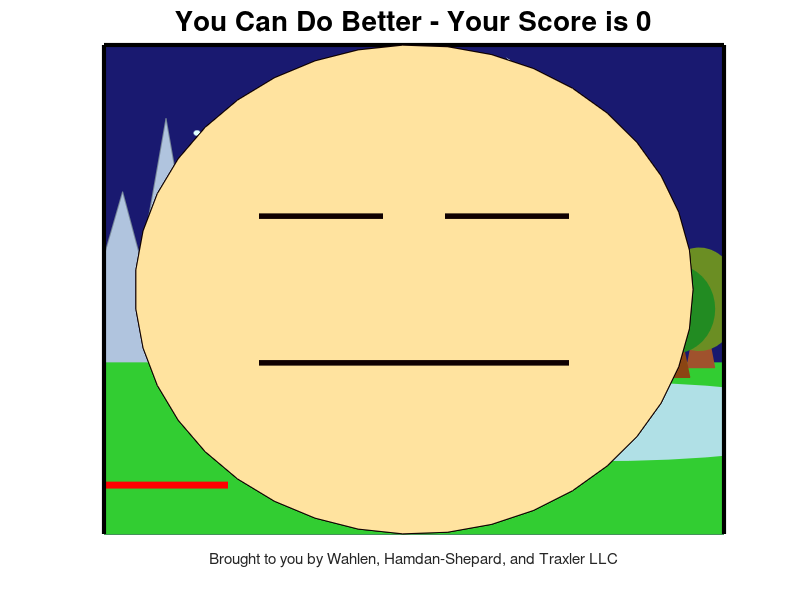

Write the MATLAB code that produced this figure.

function pong_basic
%Modified the pong code by David Buckingham
%https://www.mathworks.com/matlabcentral/fileexchange/31177-dave-s-matlab-pong

%%%%%% main part of the code %%%
global game_over

close all
initData  %first function, initialize the data variables
initFigure %second function, initialize the figure

% insert background images here

while ~game_over %runs till game_over = 1
    moveBall; %third function, compute ball movement including collision detection
    movePaddle; %fourth function, compute paddle position based on user input. 
    refreshPlot; %fifth function, refresh plot based on moveBall and movePaddle
end

%%%%%%%%%%%%%%%%%%%%%%%%%%%%%%%%%%%%%%%%%%%%%%%%%%%%
function initData %first function, initialize the data variables
%%%%%%%%%%%%%%%%%%%%%%%%%%%%%%%%%%%%%%%%%%%%%%%%%%%%
global WALL_X_MIN WALL_X_MAX WALL_Y_MIN WALL_Y_MAX
global PADDLE_WIDTH BALL_SIZE 
global BALL_INIT_VX BALL_INIT_VY DT DELAY
global PADDLE_VX PADDLE_SPEED 
global game_over level

level = 0;
game_over = 0;
WALL_X_MIN = 0;
WALL_X_MAX = 100;
WALL_Y_MIN = 0;
WALL_Y_MAX = 100;
PADDLE_WIDTH = 20;
BALL_SIZE = 20;
BALL_INIT_VX = -0.75; % og= -2 for both x & y but too faast, changed DT to 0.2 but ball went through paddle P:
BALL_INIT_VY = -2; % og= -2
PADDLE_VX = 0;
PADDLE_SPEED =1.5 ; % og=1.5
DT = 0.5; %CHANGE ME TO CHANGE SPEEDDDDD OF BALL :0 LOLOL (sab wuz here) og=0.5
DELAY = 0.001;

%%%%%%%%%%%%%%%%%%%%%%%%%%%%%%%%%%%%%%%%%%%%%%%%%%%%
function initFigure %second function, initialize the figure
%%%%%%%%%%%%%%%%%%%%%%%%%%%%%%%%%%%%%%%%%%%%%%%%%%%%
global PADDLE_WIDTH BALL_SIZE 
global WALL_X_MIN WALL_X_MAX WALL_Y_MIN WALL_Y_MAX
global BALL_INIT_VX BALL_INIT_VY
global ball_x ball_y ball_vx ball_vy 
global paddle_x_left paddle_x_right paddle_y
global ball_anim paddle_anim
global level


fig = figure(1); %initialize the figure
set(fig, 'Resize', 'off'); %do not allow figure to resize
set(fig,'KeyPressFcn',@keyDown); %setkey presses for later
ball_x = WALL_X_MAX; %0.5*(WALL_X_MIN+WALL_X_MAX); 
ball_y = WALL_Y_MAX;
ball_vx = BALL_INIT_VX; 
ball_vy = BALL_INIT_VY;
paddle_x_left = 0;
paddle_x_right = PADDLE_WIDTH;
paddle_y = 10;
axis([WALL_X_MIN WALL_X_MAX WALL_Y_MIN WALL_Y_MAX]); %set the size of the board.
axis manual;
hold on;
title(['Welcome to the Unbeatable Game - You will not succeed'],'Fontsize',14);
xlabel('Brought to you by Wahlen, Hamdan-Shepard, and Traxler LLC');

% scenery constants
n=40;
theta = linspace(0,2*pi,n);
theta_downhalf = linspace(-pi,0,40);
theta_uphalf = linspace(pi,0,40);
theta_L = linspace(pi/2,-pi/2,40);
theta_R = linspace(-pi/2,pi/2,40);
x_sun1 = 50+8*cos(theta_downhalf);      % noon
y_sun1 = 100+8*sin(theta_downhalf);
x_sun2 = 1+8*cos(theta);             % sunset
y_sun2 = 70+8*sin(theta);
x_sun3 = 100+8*cos(theta);             % sunrise
y_sun3 = 35+8*sin(theta);
x_moon1 = 60+8*cos(theta);             % midnight
y_moon1 = 91+8*sin(theta);
x_moon2 = 57+9*cos(theta);             
y_moon2 = 93+9*sin(theta);
x_rock = [0 10 20];
y_rock = [13 85 13];
x_rock1 = [-10 3 15];
y_rock1 = [13 70 13];
x_rock2 = [15 30 45];
y_rock2 = [13 77 13];
x_rock3 = [4 18 35];
y_rock3 = [13 75 13];
x_rock4 = [4 15 29];
y_rock4 = [13 55 13];
x_rock5 = [25 40 55];
y_rock5 = [13 60 13];
xtip=[8.5 10 11.5];
ytip=[75 85 75];
x_lake = 80+40*cos(theta);
y_lake = 23+8*sin(theta);
x_star1 = 78+0.5*cos(theta);    % STRS: high to low
y_star1 = 88+0.5*sin(theta);
x_star2 = 15+0.5*cos(theta);
y_star2 = 82+0.5*sin(theta);
x_star3 = 47+0.5*cos(theta);
y_star3 = 65+0.5*sin(theta);
x_star4 = 90+0.5*cos(theta);
y_star4 = 58+0.5*sin(theta);
x_tree1 = 52+6*cos(theta);      % TREES
y_tree1 = 46+9.5*sin(theta);
x_tree2 = 62+6*cos(theta); 
y_tree2 = 46+8*sin(theta);
x_tree3 = 72+5*cos(theta);
y_tree3 = 47.5+11*sin(theta);
x_tree4 = 82+5.5*cos(theta);
y_tree4 = 46+7*sin(theta);
x_tree5 = 92+6.5*cos(theta); % ideal boi
y_tree5 = 46+9*sin(theta);
x_tree1b = 56+6*cos(theta);      % BACK TREES with 1 pt height + 4pt to R
y_tree1b = 47+9.5*sin(theta);
x_tree2b = 66+6*cos(theta); 
y_tree2b = 47+8*sin(theta);
x_tree3b = 76+5*cos(theta);
y_tree3b = 48.5+8*sin(theta);
x_tree4b = 86+5.5*cos(theta);
y_tree4b = 48+9*sin(theta);
x_tree5b = 96+6.5*cos(theta); % ideal boi
y_tree5b = 48+10.5*sin(theta);

% % NOON % %
% patch([0 0 100 100],[0 100 100 0],[135,206,250]/255,'edgecolor',[135,206,250]/255); hold on; % daytime sky
%  patch(x_sun1,y_sun1,[255,255,102]/255,'edgecolor',[255,255,102]/255); % sun
%  line([50 70],[99 99],'Color',[255,255,102]/255,'Linewidth',1); % R (CW)
%  line([52 67],[98.75 93.75],'Color',[255,255,102]/255,'Linewidth',1); % pre45degR
%  line([54 64],[96 84],'Color',[255,255,102]/255,'Linewidth',1); % 45degR
%  line([52 57.25],[94 80],'Color',[255,255,102]/255,'Linewidth',1); % post45degR
%  line([50 50],[92 76],'Color',[255,255,102]/255,'Linewidth',1); % down
%  line([43.75 48],[80 94],'Color',[255,255,102]/255,'Linewidth',1); % pre45degL
%  line([36 46],[84 96],'Color',[255,255,102]/255,'Linewidth',1); % 45degL
%  line([33 48],[93.75 98.75],'Color',[255,255,102]/255,'Linewidth',1); % post45degL
%  line([30 50],[99 99],'Color',[255,255,102]/255,'Linewidth',1); % L
%  patch(x_rock3,y_rock3,[176,196,222]/255,'edgecolor',[119,136,153]/255); % mountain
% patch(x_rock,y_rock,[176,196,222]/255,'edgecolor',[119,136,153]/255); % mountain
% patch(x_rock1,y_rock1,[176,196,222]/255,'edgecolor',[119,136,153]/255); % mountain
% patch(x_rock2,y_rock2,[176,196,222]/255,'edgecolor',[119,136,153]/255); % mountain
% patch(x_rock4,y_rock4,[176,196,222]/255,'edgecolor',[119,136,153]/255); % mountain
% patch(x_rock5,y_rock5,[176,196,222]/255,'edgecolor',[119,136,153]/255); % mountain                                                                                          % insert MOUNTAINS here % %
% patch([0 0 100 100],[0 35 35 0],[50,205,50]/255,'edgecolor',[50,205,50]/255); % grass
%     patch(x_lake,y_lake,[176,224,230]/255,'edgecolor',[176,224,230]/255); % lake
%     line([48 50],[22 22],'Color',[255,255,102]/255,'Linewidth',1); % sun reflection
%     line([47 53],[23 23],'Color',[255,255,102]/255,'Linewidth',0.8);
%     line([48 52.5],[24 24],'Color',[255,255,102]/255,'Linewidth',1);
%     line([46 53],[25 25],'Color',[255,255,102]/255,'Linewidth',0.8);
%     line([48 51],[26 26],'Color',[255,255,102]/255,'Linewidth',1);
% %back trees
% patch([94 95.5 97 98.5],[34 44 44 34],[160,82,45]/255,'edgecolor',[160,82,45]/255); % BACK tree5: trunk
%  patch(x_tree5b,y_tree5b,[107,142,35]/255,'edgecolor',[107,142,35]/255);                    % green
%   patch([64 65.5 67 68.5],[34 44 44 34],[160,82,45]/255,'edgecolor',[160,82,45]/255); % tree2: trunk
%   patch(x_tree2b,y_tree2b,[0,100,0]/255,'edgecolor',[0,100,0]/255);                   % green
%    patch([54 55.5 57 58.5],[34 44 44 34],[160,82,45]/255,'edgecolor',[160,82,45]/255); % tree1: trunk
%    patch(x_tree1b,y_tree1b,[107,142,35]/255,'edgecolor',[107,142,35]/255);                       % green
%     patch([74 75.5 77 78.5],[34 44 44 34],[160,82,45]/255,'edgecolor',[160,82,45]/255); % tree3: trunk
%     patch(x_tree3b,y_tree3b,[107,142,35]/255,'edgecolor',[107,142,35]/255);                   % green
%      patch([84 85.5 87 88.5],[34 44 44 34],[160,82,45]/255,'edgecolor',[160,82,45]/255); % tree4: trunk
%      patch(x_tree4b,y_tree4b,[0,128,0]/255,'edgecolor',[0,128,0]/255);                      % green
% %front trees
%  patch([90 91.5 93 94.5],[32 41 41 32],[139,69,19]/255,'edgecolor',[139,69,19]/255); % FRONT tree5: trunk
%  patch(x_tree5,y_tree5,[34,139,34]/255,'edgecolor',[34,139,34]/255);                    % green
%   patch([60 61.5 63 64.5],[32 41 41 32],[139,69,19]/255,'edgecolor',[139,69,19]/255); % tree2: trunk
%   patch(x_tree2,y_tree2,[34,139,34]/255,'edgecolor',[34,139,34]/255);                   % green
%    patch([50 51.5 53 54.5],[32 41 41 32],[139,69,19]/255,'edgecolor',[139,69,19]/255); % tree1: trunk
%    patch(x_tree1,y_tree1,[0,100,0]/255,'edgecolor',[0,100,0]/255);                       % green
%     patch([70 71.5 73 74.5],[32 41 41 32],[139,69,19]/255,'edgecolor',[139,69,19]/255); % tree3: trunk
%     patch(x_tree3,y_tree3,[0,128,0]/255,'edgecolor',[0,128,0]/255);                   % green
%      patch([80 81.5 83 84.5],[32 41 41 32],[139,69,19]/255,'edgecolor',[139,69,19]/255); % tree4: trunk
%      patch(x_tree4,y_tree4,[0,100,0]/255,'edgecolor',[0,100,0]/255);                      % green

% % SUNSET % %
% patch([0 0 100 100],[0 100 100 0],[255,215,0]/255,'edgecolor',[255,215,0]/255); hold on; % orange sky
%     patch(x_sun2,y_sun2,[255,99,71]/255,'edgecolor',[255,99,71]/255); % sun
%     line([1 1],[77 92],'Color',[255,99,71]/255,'Linewidth',1); % sunray 1 
%     line([4 10],[76 90],'Color',[255,99,71]/255,'Linewidth',1); % sunray 2 
%     line([7 16],[73 82],'Color',[255,99,71]/255,'Linewidth',1); % sunray 3 
%     line([8 20],[70 70],'Color',[255,99,71]/255,'Linewidth',1); % sunray 4
% patch(x_rock3,y_rock3,[176,196,222]/255,'edgecolor',[119,136,153]/255); % mountain
% patch(x_rock,y_rock,[176,196,222]/255,'edgecolor',[119,136,153]/255); % mountain
% patch(x_rock1,y_rock1,[176,196,222]/255,'edgecolor',[119,136,153]/255); % mountain
% patch(x_rock2,y_rock2,[176,196,222]/255,'edgecolor',[119,136,153]/255); % mountain
% patch(x_rock4,y_rock4,[176,196,222]/255,'edgecolor',[119,136,153]/255); % mountain
% patch(x_rock5,y_rock5,[176,196,222]/255,'edgecolor',[119,136,153]/255); % mountain                                                                                          % insert MOUNTAINS here % % 
% patch([0 0 100 100],[0 35 35 0],[50,205,50]/255,'edgecolor',[50,205,50]/255); % grass
% patch(x_lake,y_lake,[176,224,230]/255,'edgecolor',[176,224,230]/255);
%  line([62 72],[22 22],'Color',[255,215,0]/255,'Linewidth',1); % sky reflection maybe?
%  line([70 86],[27 27],'Color',[255,215,0]/255,'Linewidth',1);
%  line([85 95],[24 24],'Color',[255,215,0]/255,'Linewidth',1);
%  line([80 90],[20 20],'Color',[255,215,0]/255,'Linewidth',1);
%  line([50 63],[24 24],'Color',[255,215,0]/255,'Linewidth',1);
% back trees
% patch([94 95.5 97 98.5],[34 44 44 34],[160,82,45]/255,'edgecolor',[160,82,45]/255); % BACK tree5: trunk
%  patch(x_tree5b,y_tree5b,[107,142,35]/255,'edgecolor',[107,142,35]/255);                    % green
%   patch([64 65.5 67 68.5],[34 44 44 34],[160,82,45]/255,'edgecolor',[160,82,45]/255); % tree2: trunk
%   patch(x_tree2b,y_tree2b,[0,100,0]/255,'edgecolor',[0,100,0]/255);                   % green
%    patch([54 55.5 57 58.5],[34 44 44 34],[160,82,45]/255,'edgecolor',[160,82,45]/255); % tree1: trunk
%    patch(x_tree1b,y_tree1b,[107,142,35]/255,'edgecolor',[107,142,35]/255);                       % green
%     patch([74 75.5 77 78.5],[34 44 44 34],[160,82,45]/255,'edgecolor',[160,82,45]/255); % tree3: trunk
%     patch(x_tree3b,y_tree3b,[107,142,35]/255,'edgecolor',[107,142,35]/255);                   % green
%      patch([84 85.5 87 88.5],[34 44 44 34],[160,82,45]/255,'edgecolor',[160,82,45]/255); % tree4: trunk
%      patch(x_tree4b,y_tree4b,[0,128,0]/255,'edgecolor',[0,128,0]/255);                      % green
% front trees
%  patch([90 91.5 93 94.5],[32 41 41 32],[139,69,19]/255,'edgecolor',[139,69,19]/255); % FRONT tree5: trunk
%  patch(x_tree5,y_tree5,[34,139,34]/255,'edgecolor',[34,139,34]/255);                    % green
%   patch([60 61.5 63 64.5],[32 41 41 32],[139,69,19]/255,'edgecolor',[139,69,19]/255); % tree2: trunk
%   patch(x_tree2,y_tree2,[34,139,34]/255,'edgecolor',[34,139,34]/255);                   % green
%    patch([50 51.5 53 54.5],[32 41 41 32],[139,69,19]/255,'edgecolor',[139,69,19]/255); % tree1: trunk
%    patch(x_tree1,y_tree1,[0,100,0]/255,'edgecolor',[0,100,0]/255);                       % green
%     patch([70 71.5 73 74.5],[32 41 41 32],[139,69,19]/255,'edgecolor',[139,69,19]/255); % tree3: trunk
%     patch(x_tree3,y_tree3,[0,128,0]/255,'edgecolor',[0,128,0]/255);                   % green
%      patch([80 81.5 83 84.5],[32 41 41 32],[139,69,19]/255,'edgecolor',[139,69,19]/255); % tree4: trunk
%      patch(x_tree4,y_tree4,[0,100,0]/255,'edgecolor',[0,100,0]/255);                      % green

% % MIDNIGHT % %
patch([0 0 100 100],[0 100 100 0],[25,25,112]/255,'edgecolor',[25,25,112]/255); hold on; % night sky
patch(x_moon1,y_moon1,[224,255,255]/255,'edgecolor',[224,255,255]/255); % toenail moon
patch(x_moon2,y_moon2,[25,25,112]/255,'edgecolor',[25,25,112]/255);
patch(x_rock3,y_rock3,[176,196,222]/255,'edgecolor',[119,136,153]/255); % mountain
patch(x_rock,y_rock,[176,196,222]/255,'edgecolor',[119,136,153]/255); % mountain
patch(x_rock1,y_rock1,[176,196,222]/255,'edgecolor',[119,136,153]/255); % mountain
patch(x_rock2,y_rock2,[176,196,222]/255,'edgecolor',[119,136,153]/255); % mountain
patch(x_rock4,y_rock4,[176,196,222]/255,'edgecolor',[119,136,153]/255); % mountain
patch(x_rock5,y_rock5,[176,196,222]/255,'edgecolor',[119,136,153]/255); % mountain
% insert MOUNTAINS here % %
patch([0 0 100 100],[0 35 35 0],[50,205,50]/255,'edgecolor',[50,205,50]/255); % grass

patch(x_lake,y_lake,[176,224,230]/255,'edgecolor',[176,224,230]/255); % lake
    line([56 63],[20 20],'Color',[224,255,255]/255,'Linewidth',1); % moon reflection
    line([59 65],[21 21],'Color',[224,255,255]/255,'Linewidth',0.8);
    line([62 68],[22 22],'Color',[224,255,255]/255,'Linewidth',1);
    line([63 67],[23 23],'Color',[224,255,255]/255,'Linewidth',0.8);
    line([64 66],[24 24],'Color',[224,255,255]/255,'Linewidth',1);
 patch(x_star1,y_star1,[224,255,255]/255,'edgecolor',[224,255,255]/255); % star1
 patch(x_star2,y_star2,[224,255,255]/255,'edgecolor',[224,255,255]/255); % star2
 patch(x_star3,y_star3,[224,255,255]/255,'edgecolor',[224,255,255]/255); % star3
 patch(x_star4,y_star4,[224,255,255]/255,'edgecolor',[224,255,255]/255); % star3
%back trees
patch([94 95.5 97 98.5],[34 44 44 34],[160,82,45]/255,'edgecolor',[160,82,45]/255); % BACK tree5: trunk
 patch(x_tree5b,y_tree5b,[107,142,35]/255,'edgecolor',[107,142,35]/255);                    % green
  patch([64 65.5 67 68.5],[34 44 44 34],[160,82,45]/255,'edgecolor',[160,82,45]/255); % tree2: trunk
  patch(x_tree2b,y_tree2b,[0,100,0]/255,'edgecolor',[0,100,0]/255);                   % green
   patch([54 55.5 57 58.5],[34 44 44 34],[160,82,45]/255,'edgecolor',[160,82,45]/255); % tree1: trunk
   patch(x_tree1b,y_tree1b,[107,142,35]/255,'edgecolor',[107,142,35]/255);                       % green
    patch([74 75.5 77 78.5],[34 44 44 34],[160,82,45]/255,'edgecolor',[160,82,45]/255); % tree3: trunk
    patch(x_tree3b,y_tree3b,[107,142,35]/255,'edgecolor',[107,142,35]/255);                   % green
     patch([84 85.5 87 88.5],[34 44 44 34],[160,82,45]/255,'edgecolor',[160,82,45]/255); % tree4: trunk
     patch(x_tree4b,y_tree4b,[0,128,0]/255,'edgecolor',[0,128,0]/255);                      % green
%front trees
 patch([90 91.5 93 94.5],[32 41 41 32],[139,69,19]/255,'edgecolor',[139,69,19]/255); % FRONT tree5: trunk
 patch(x_tree5,y_tree5,[34,139,34]/255,'edgecolor',[34,139,34]/255);                    % green
  patch([60 61.5 63 64.5],[32 41 41 32],[139,69,19]/255,'edgecolor',[139,69,19]/255); % tree2: trunk
  patch(x_tree2,y_tree2,[34,139,34]/255,'edgecolor',[34,139,34]/255);                   % green
   patch([50 51.5 53 54.5],[32 41 41 32],[139,69,19]/255,'edgecolor',[139,69,19]/255); % tree1: trunk
   patch(x_tree1,y_tree1,[0,100,0]/255,'edgecolor',[0,100,0]/255);                       % green
    patch([70 71.5 73 74.5],[32 41 41 32],[139,69,19]/255,'edgecolor',[139,69,19]/255); % tree3: trunk
    patch(x_tree3,y_tree3,[0,128,0]/255,'edgecolor',[0,128,0]/255);                   % green
     patch([80 81.5 83 84.5],[32 41 41 32],[139,69,19]/255,'edgecolor',[139,69,19]/255); % tree4: trunk
     patch(x_tree4,y_tree4,[0,100,0]/255,'edgecolor',[0,100,0]/255);                      % green

% % SUNRISE % %
% patch([0 0 100 100],[0 100 100 0],[255,182,193]/255,'edgecolor',[255,182,193]/255); hold on; % pink sky
%     patch(x_sun3,y_sun3,[255,99,71]/255,'edgecolor',[255,99,71]/255); % sun
%     line([99 99],[35 70],'Color',[255,99,71]/255,'Linewidth',1); % sun ray 1 (CCW)
%     line([99 91],[35 68],'Color',[255,99,71]/255,'Linewidth',1); % sun ray 2
%     line([100 83],[37 64],'Color',[255,99,71]/255,'Linewidth',1.2); % sun ray 3
%     line([98 78],[42 58],'Color',[255,99,71]/255,'Linewidth',1); % sun ray 4
%     line([90.6 76.5],[36 38.5],'Color',[255,99,71]/255,'Linewidth',1.35); % sun ray 5
%  patch(x_rock3,y_rock3,[176,196,222]/255,'edgecolor',[119,136,153]/255); % mountain
% patch(x_rock,y_rock,[176,196,222]/255,'edgecolor',[119,136,153]/255); % mountain
% patch(x_rock1,y_rock1,[176,196,222]/255,'edgecolor',[119,136,153]/255); % mountain
% patch(x_rock2,y_rock2,[176,196,222]/255,'edgecolor',[119,136,153]/255); % mountain
% patch(x_rock4,y_rock4,[176,196,222]/255,'edgecolor',[119,136,153]/255); % mountain
% patch(x_rock5,y_rock5,[176,196,222]/255,'edgecolor',[119,136,153]/255); % mountain
%                                                                                               % insert MOUNTAINS here % %
% patch([0 0 100 100],[0 35 35 0],[50,205,50]/255,'edgecolor',[50,205,50]/255); % grass

%patch(x_lake,y_lake,[176,224,230]/255,'edgecolor',[176,224,230]/255); % lake
%     line([93 98],[26 26],'Color',[255,165,0]/255,'Linewidth',1); % some sun reflection
%     line([92 98],[27 27],'Color',[255,165,0]/255,'Linewidth',0.8);
%     line([90 98],[28 28],'Color',[255,165,0]/255,'Linewidth',1);
%     line([90 97],[29 29],'Color',[255,165,0]/255,'Linewidth',0.8);
%     line([92 99],[30 30],'Color',[255,165,0]/255,'Linewidth',1);
% patch(x_star1,y_star1,[224,255,255]/255,'edgecolor',[224,255,255]/255); % star1
% %back trees
% patch([94 95.5 97 98.5],[34 44 44 34],[160,82,45]/255,'edgecolor',[160,82,45]/255); % BACK tree5: trunk
%  patch(x_tree5b,y_tree5b,[107,142,35]/255,'edgecolor',[107,142,35]/255);                    % green
%   patch([64 65.5 67 68.5],[34 44 44 34],[160,82,45]/255,'edgecolor',[160,82,45]/255); % tree2: trunk
%   patch(x_tree2b,y_tree2b,[0,100,0]/255,'edgecolor',[0,100,0]/255);                   % green
%    patch([54 55.5 57 58.5],[34 44 44 34],[160,82,45]/255,'edgecolor',[160,82,45]/255); % tree1: trunk
%    patch(x_tree1b,y_tree1b,[107,142,35]/255,'edgecolor',[107,142,35]/255);                       % green
%     patch([74 75.5 77 78.5],[34 44 44 34],[160,82,45]/255,'edgecolor',[160,82,45]/255); % tree3: trunk
%     patch(x_tree3b,y_tree3b,[107,142,35]/255,'edgecolor',[107,142,35]/255);                   % green
%      patch([84 85.5 87 88.5],[34 44 44 34],[160,82,45]/255,'edgecolor',[160,82,45]/255); % tree4: trunk
%      patch(x_tree4b,y_tree4b,[0,128,0]/255,'edgecolor',[0,128,0]/255);                      % green
%      %front trees
%  patch([90 91.5 93 94.5],[32 41 41 32],[139,69,19]/255,'edgecolor',[139,69,19]/255); % FRONT tree5: trunk
%  patch(x_tree5,y_tree5,[34,139,34]/255,'edgecolor',[34,139,34]/255);                    % green
%   patch([60 61.5 63 64.5],[32 41 41 32],[139,69,19]/255,'edgecolor',[139,69,19]/255); % tree2: trunk
%   patch(x_tree2,y_tree2,[34,139,34]/255,'edgecolor',[34,139,34]/255);                   % green
%    patch([50 51.5 53 54.5],[32 41 41 32],[139,69,19]/255,'edgecolor',[139,69,19]/255); % tree1: trunk
%    patch(x_tree1,y_tree1,[0,100,0]/255,'edgecolor',[0,100,0]/255);                       % green
%     patch([70 71.5 73 74.5],[32 41 41 32],[139,69,19]/255,'edgecolor',[139,69,19]/255); % tree3: trunk
%     patch(x_tree3,y_tree3,[0,128,0]/255,'edgecolor',[0,128,0]/255);                   % green
%      patch([80 81.5 83 84.5],[32 41 41 32],[139,69,19]/255,'edgecolor',[139,69,19]/255); % tree4: trunk
%      patch(x_tree4,y_tree4,[0,100,0]/255,'edgecolor',[0,100,0]/255);                      % green

set(gca, 'color', 'w', 'YTick', [], 'XTick', []); %remove x and y label


%%%%%%% set the ball and paddle %%%%%%
%delete(ball_anim)
ball_anim = plot(ball_x,ball_y,'o','Markersize',BALL_SIZE,'Markerfacecolor','g','Markeredgecolor','y'); %create ball
paddle_anim = line('Xdata',[paddle_x_left paddle_x_right],'Ydata',[paddle_y paddle_y],'Color','r','Linewidth',5); %paddle

%%%%%%%% set the walls %%%%%%%
line('Xdata',[WALL_X_MIN WALL_X_MIN],'Ydata',[WALL_Y_MIN WALL_Y_MAX],'Color','k','Linewidth',3); %left wall
line('Xdata',[WALL_X_MIN WALL_X_MAX],'Ydata',[WALL_Y_MAX WALL_Y_MAX],'Color','k','Linewidth',3); %top wall
line('Xdata',[WALL_X_MAX WALL_X_MAX],'Ydata',[WALL_Y_MIN WALL_Y_MAX],'Color','k','Linewidth',3); %right wall

%%%%%%%%%%%%%%%%%%%%%%%%%%%%%%%%%%%%%%%%%%%%%%%%%%%%
function moveBall %third function, compute ball movement including collision detection
%%%%%%%%%%%%%%%%%%%%%%%%%%%%%%%%%%%%%%%%%%%%%%%%%%%%
global ball_x ball_y ball_vx ball_vy  DT
global WALL_X_MIN WALL_X_MAX WALL_Y_MIN WALL_Y_MAX
global paddle_x_left paddle_x_right paddle_y
global game_over level
global PADDLE_SPEED
global ball_anim paddle_anim BALL_SIZE

n=40;
theta = linspace(0,2*pi,n);
theta_downhalf = linspace(-pi,0,40);
theta_uphalf = linspace(pi,0,40);
theta_L = linspace(pi/2,-pi/2,40);
theta_R = linspace(-pi/2,pi/2,40);
x_sun1 = 50+8*cos(theta_downhalf);      % noon
y_sun1 = 100+8*sin(theta_downhalf);
x_sun2 = 1+8*cos(theta);             % sunset
y_sun2 = 70+8*sin(theta);
x_sun3 = 100+8*cos(theta);             % sunrise
y_sun3 = 35+8*sin(theta);
x_moon1 = 60+8*cos(theta);             % midnight
y_moon1 = 91+8*sin(theta);
x_moon2 = 57+9*cos(theta);             
y_moon2 = 93+9*sin(theta);
x_rock = [0 10 20];
y_rock = [13 85 13];
x_rock1 = [-10 3 15];
y_rock1 = [13 70 13];
x_rock2 = [15 30 45];
y_rock2 = [13 77 13];
x_rock3 = [4 18 35];
y_rock3 = [13 75 13];
x_rock4 = [4 15 29];
y_rock4 = [13 55 13];
x_rock5 = [25 40 55];
y_rock5 = [13 60 13];
xtip=[8.5 10 11.5];
ytip=[75 85 75];
x_lake = 80+40*cos(theta);
y_lake = 23+8*sin(theta);
x_star1 = 78+0.5*cos(theta);    % STRS: high to low
y_star1 = 88+0.5*sin(theta);
x_star2 = 15+0.5*cos(theta);
y_star2 = 82+0.5*sin(theta);
x_star3 = 47+0.5*cos(theta);
y_star3 = 65+0.5*sin(theta);
x_star4 = 90+0.5*cos(theta);
y_star4 = 58+0.5*sin(theta);
x_tree1 = 52+6*cos(theta);      % TREES
y_tree1 = 46+9.5*sin(theta);
x_tree2 = 62+6*cos(theta); 
y_tree2 = 46+8*sin(theta);
x_tree3 = 72+5*cos(theta);
y_tree3 = 47.5+11*sin(theta);
x_tree4 = 82+5.5*cos(theta);
y_tree4 = 46+7*sin(theta);
x_tree5 = 92+6.5*cos(theta); % ideal boi
y_tree5 = 46+9*sin(theta);
x_tree1b = 56+6*cos(theta);      % BACK TREES with 1 pt height + 4pt to R
y_tree1b = 47+9.5*sin(theta);
x_tree2b = 66+6*cos(theta); 
y_tree2b = 47+8*sin(theta);
x_tree3b = 76+5*cos(theta);
y_tree3b = 48.5+8*sin(theta);
x_tree4b = 86+5.5*cos(theta);
y_tree4b = 48+9*sin(theta);
x_tree5b = 96+6.5*cos(theta); % ideal boi
y_tree5b = 48+10.5*sin(theta);

ball_x = ball_x + ball_vx*DT;
ball_y = ball_y + ball_vy*DT;
ex=1;
ey=1;

%   if (level>=2 && level<4)
%       delete(ball_anim);
%       delete(paddle_anim);
%       delete(patch([0 0 100 100],[0 35 35 0],[50,205,50]/255,'edgecolor',[50,205,50]/255)); % grass
% 
% delete(patch(x_lake,y_lake,[176,224,230]/255,'edgecolor',[176,224,230]/255)); % lake
%     delete(line([56 63],[20 20],'Color',[224,255,255]/255,'Linewidth',1)); % moon reflection
%     delete(line([59 65],[21 21],'Color',[224,255,255]/255,'Linewidth',0.8));
%     delete(line([62 68],[22 22],'Color',[224,255,255]/255,'Linewidth',1));
%     delete(line([63 67],[23 23],'Color',[224,255,255]/255,'Linewidth',0.8));
%     delete(line([64 66],[24 24],'Color',[224,255,255]/255,'Linewidth',1));
%  delete(patch(x_star1,y_star1,[224,255,255]/255,'edgecolor',[224,255,255]/255)); % star1
%  delete(patch(x_star2,y_star2,[224,255,255]/255,'edgecolor',[224,255,255]/255)); % star2
%  delete(patch(x_star3,y_star3,[224,255,255]/255,'edgecolor',[224,255,255]/255)); % star3
%  delete(patch(x_star4,y_star4,[224,255,255]/255,'edgecolor',[224,255,255]/255)); % star3
% %back trees
% delete(patch([94 95.5 97 98.5],[34 44 44 34],[160,82,45]/255,'edgecolor',[160,82,45]/255)); % BACK tree5: trunk
%  delete(patch(x_tree5b,y_tree5b,[107,142,35]/255,'edgecolor',[107,142,35]/255));                    % green
%   delete(patch([64 65.5 67 68.5],[34 44 44 34],[160,82,45]/255,'edgecolor',[160,82,45]/255)); % tree2: trunk
%   delete(patch(x_tree2b,y_tree2b,[0,100,0]/255,'edgecolor',[0,100,0]/255));                   % green
%    delete(patch([54 55.5 57 58.5],[34 44 44 34],[160,82,45]/255,'edgecolor',[160,82,45]/255)); % tree1: trunk
%    delete(patch(x_tree1b,y_tree1b,[107,142,35]/255,'edgecolor',[107,142,35]/255));                       % green
%     delete(patch([74 75.5 77 78.5],[34 44 44 34],[160,82,45]/255,'edgecolor',[160,82,45]/255)); % tree3: trunk
%     delete(patch(x_tree3b,y_tree3b,[107,142,35]/255,'edgecolor',[107,142,35]/255));                   % green
%      delete(patch([84 85.5 87 88.5],[34 44 44 34],[160,82,45]/255,'edgecolor',[160,82,45]/255)); % tree4: trunk
%      delete(patch(x_tree4b,y_tree4b,[0,128,0]/255,'edgecolor',[0,128,0]/255));                      % green
% %front trees
%  delete(patch([90 91.5 93 94.5],[32 41 41 32],[139,69,19]/255,'edgecolor',[139,69,19]/255)); % FRONT tree5: trunk
%  delete(patch(x_tree5,y_tree5,[34,139,34]/255,'edgecolor',[34,139,34]/255));                    % green
%   delete(patch([60 61.5 63 64.5],[32 41 41 32],[139,69,19]/255,'edgecolor',[139,69,19]/255)); % tree2: trunk
%   delete(patch(x_tree2,y_tree2,[34,139,34]/255,'edgecolor',[34,139,34]/255));                   % green
%    delete(patch([50 51.5 53 54.5],[32 41 41 32],[139,69,19]/255,'edgecolor',[139,69,19]/255)); % tree1: trunk
%    delete(patch(x_tree1,y_tree1,[0,100,0]/255,'edgecolor',[0,100,0]/255));                       % green
%     delete(patch([70 71.5 73 74.5],[32 41 41 32],[139,69,19]/255,'edgecolor',[139,69,19]/255)); % tree3: trunk
%     delete(patch(x_tree3,y_tree3,[0,128,0]/255,'edgecolor',[0,128,0]/255));                   % green
%      delete(patch([80 81.5 83 84.5],[32 41 41 32],[139,69,19]/255,'edgecolor',[139,69,19]/255)); % tree4: trunk
%      delete(patch(x_tree4,y_tree4,[0,100,0]/255,'edgecolor',[0,100,0]/255));                      % green
% 
% patch([0 0 100 100],[0 100 100 0],[255,182,193]/255,'edgecolor',[255,182,193]/255); hold on; % pink sky
%     patch(x_sun3,y_sun3,[255,99,71]/255,'edgecolor',[255,99,71]/255); % sun
%     line([99 99],[35 70],'Color',[255,99,71]/255,'Linewidth',1); % sun ray 1 (CCW)
%     line([99 91],[35 68],'Color',[255,99,71]/255,'Linewidth',1); % sun ray 2
%     line([100 83],[37 64],'Color',[255,99,71]/255,'Linewidth',1.2); % sun ray 3
%     line([98 78],[42 58],'Color',[255,99,71]/255,'Linewidth',1); % sun ray 4
%     line([90.6 76.5],[36 38.5],'Color',[255,99,71]/255,'Linewidth',1.35); % sun ray 5
%  patch(x_rock3,y_rock3,[176,196,222]/255,'edgecolor',[119,136,153]/255); % mountain
% patch(x_rock,y_rock,[176,196,222]/255,'edgecolor',[119,136,153]/255); % mountain
% patch(x_rock1,y_rock1,[176,196,222]/255,'edgecolor',[119,136,153]/255); % mountain
% patch(x_rock2,y_rock2,[176,196,222]/255,'edgecolor',[119,136,153]/255); % mountain
% patch(x_rock4,y_rock4,[176,196,222]/255,'edgecolor',[119,136,153]/255); % mountain
% patch(x_rock5,y_rock5,[176,196,222]/255,'edgecolor',[119,136,153]/255); % mountain
%                                                                                               % insert MOUNTAINS here % %
% patch([0 0 100 100],[0 35 35 0],[50,205,50]/255,'edgecolor',[50,205,50]/255); % grass
% 
% patch(x_lake,y_lake,[176,224,230]/255,'edgecolor',[176,224,230]/255); % lake
%     line([93 98],[26 26],'Color',[255,165,0]/255,'Linewidth',1); % some sun reflection
%     line([92 98],[27 27],'Color',[255,165,0]/255,'Linewidth',0.8);
%     line([90 98],[28 28],'Color',[255,165,0]/255,'Linewidth',1);
%     line([90 97],[29 29],'Color',[255,165,0]/255,'Linewidth',0.8);
%     line([92 99],[30 30],'Color',[255,165,0]/255,'Linewidth',1);
% patch(x_star1,y_star1,[224,255,255]/255,'edgecolor',[224,255,255]/255); % star1
% %back trees
% patch([94 95.5 97 98.5],[34 44 44 34],[160,82,45]/255,'edgecolor',[160,82,45]/255); % BACK tree5: trunk
%  patch(x_tree5b,y_tree5b,[107,142,35]/255,'edgecolor',[107,142,35]/255);                    % green
%   patch([64 65.5 67 68.5],[34 44 44 34],[160,82,45]/255,'edgecolor',[160,82,45]/255); % tree2: trunk
%   patch(x_tree2b,y_tree2b,[0,100,0]/255,'edgecolor',[0,100,0]/255);                   % green
%    patch([54 55.5 57 58.5],[34 44 44 34],[160,82,45]/255,'edgecolor',[160,82,45]/255); % tree1: trunk
%    patch(x_tree1b,y_tree1b,[107,142,35]/255,'edgecolor',[107,142,35]/255);                       % green
%     patch([74 75.5 77 78.5],[34 44 44 34],[160,82,45]/255,'edgecolor',[160,82,45]/255); % tree3: trunk
%     patch(x_tree3b,y_tree3b,[107,142,35]/255,'edgecolor',[107,142,35]/255);                   % green
%      patch([84 85.5 87 88.5],[34 44 44 34],[160,82,45]/255,'edgecolor',[160,82,45]/255); % tree4: trunk
%      patch(x_tree4b,y_tree4b,[0,128,0]/255,'edgecolor',[0,128,0]/255);                      % green
%      %front trees
%  patch([90 91.5 93 94.5],[32 41 41 32],[139,69,19]/255,'edgecolor',[139,69,19]/255); % FRONT tree5: trunk
%  patch(x_tree5,y_tree5,[34,139,34]/255,'edgecolor',[34,139,34]/255);                    % green
%   patch([60 61.5 63 64.5],[32 41 41 32],[139,69,19]/255,'edgecolor',[139,69,19]/255); % tree2: trunk
%   patch(x_tree2,y_tree2,[34,139,34]/255,'edgecolor',[34,139,34]/255);                   % green
%    patch([50 51.5 53 54.5],[32 41 41 32],[139,69,19]/255,'edgecolor',[139,69,19]/255); % tree1: trunk
%    patch(x_tree1,y_tree1,[0,100,0]/255,'edgecolor',[0,100,0]/255);                       % green
%     patch([70 71.5 73 74.5],[32 41 41 32],[139,69,19]/255,'edgecolor',[139,69,19]/255); % tree3: trunk
%     patch(x_tree3,y_tree3,[0,128,0]/255,'edgecolor',[0,128,0]/255);                   % green
%      patch([80 81.5 83 84.5],[32 41 41 32],[139,69,19]/255,'edgecolor',[139,69,19]/255); % tree4: trunk
%      patch(x_tree4,y_tree4,[0,100,0]/255,'edgecolor',[0,100,0]/255);                      % green
% 
%         % delete(ball_anim)
%        %  delete(paddle_anim)
% ball_anim = plot(ball_x,ball_y,'o','Markersize',BALL_SIZE,'Markerfacecolor','g','Markeredgecolor','y'); %create ball
% paddle_anim = line('Xdata',[paddle_x_left paddle_x_right],'Ydata',[paddle_y paddle_y],'Color','r','Linewidth',5); %paddle
%      end

if (ball_y>=WALL_Y_MAX)
        ball_vx=ball_vx;
        ball_vy=-ey*(ball_vy);
end
%%%%%%%% Basic pong edit #1: %%%%%%%%%%%%
% Write code to move the ball here. You code will include logic to get the ball to 
% detect the left, right, and top wall and the paddle and subsequently to change its
% movement based on which wall/paddle the ball hits.
%%%%%%%%%%%%%%%%%%%%%%%%%%%%%%%%%%%%%%%%
if (ball_x<=WALL_X_MIN)
    ball_vy=ball_vy;
    ball_vx=-ex*ball_vx;
end
if(ball_x>=WALL_X_MAX)
    ball_vy=ball_vy;
    ball_vx=-ex*ball_vx;
end
if (ball_x>=paddle_x_left && ball_x<=paddle_x_right && ball_y<=paddle_y)
     ball_vx=ball_vx;
     ball_vy=-ey*(ball_vy);
     level=level+1;
     title(['Welcome to the Unbeatable Game - Your Score is ',num2str(level)],'Fontsize',14);
     PADDLE_SPEED = PADDLE_SPEED+.1;
     DT = DT+.1; 
%      if ball_y+ball_vy*DT < WALL_Y_MIN
%          ball_y=WALL_Y_MIN;
%      end
elseif (ball_y <= WALL_Y_MIN || ball_y<paddle_y)
     game_over = 1;
     title(['GAME OVER - Your Score is ',num2str(level)],'Fontsize',20);
     n=40;
     theta = linspace(0,2*pi,n);
     theta_dhalf = linspace(pi,2*pi,n);
     x_dead = 50+45*cos(theta);  % % FROWNY FACE CUZ YOU DEAD % % 
     y_dead = 50+50*sin(theta);
     x_tongue = 70+5*cos(theta_dhalf); % tongue
     y_tongue = 35+7*sin(theta_dhalf);
     patch(x_dead,y_dead,[178, 190, 181]/255,'edgecolor',[16,1,1]/255);
     line([25 35],[55 65],'Color',[16,1,1]/255,'Linewidth',3); % right eye
     line([25 35],[65 55],'Color',[16,1,1]/255,'Linewidth',3);
     line([65 75],[65 75],'Color',[16,1,1]/255,'Linewidth',3); % left eye
     line([65 75],[75 65],'Color',[16,1,1]/255,'Linewidth',3);
     patch(x_tongue,y_tongue,[219,92,92]/255,'edgecolor',[16,1,1]/255); % tongue
     line([25 75],[35 35],'Color',[16,1,1]/255,'Linewidth',3); % mouth
     
     if (game_over == 1 && level == 0)
         title(['You Can Do Better - Your Score is ',num2str(level)],'Fontsize',20);
         n=40;
         theta = linspace(0,2*pi,n);
         x_dead = 50+45*cos(theta);  % % PATENTED TJ SQUINT % % 
         y_dead = 50+50*sin(theta);
         patch(x_dead,y_dead,[255,227,159]/255,'edgecolor',[16,1,1]/255);
         line([25 45],[65 65],'Color',[16,1,1]/255,'Linewidth',4); % R EYE
         line([55 75],[65 65],'Color',[16,1,1]/255,'Linewidth',4); % L EYE
         line([25 75],[35 35],'Color',[16,1,1]/255,'Linewidth',4); % mouth
         
     elseif (game_over == 1 && level >= 10)
         title(['You Are a Worthy Challenger - Your Score is ',num2str(level)],'Fontsize',16); 
         n=40;
         theta = linspace(0,2*pi,n);
         x_dead = 50+45*cos(theta);  % % SO AWESOME % % 
         y_dead = 50+50*sin(theta);
         x_coolR = 42+2*cos(theta);  % R EYE
         y_coolR = 62+3*sin(theta);
         x_coolL = 72+2*cos(theta);  % L EYE
         y_coolL = 62+3*sin(theta);
         patch(x_dead,y_dead,[255,227,159]/255,'edgecolor',[16,1,1]/255);
         line([25 45],[65 65],'Color',[16,1,1]/255,'Linewidth',4); % R EYE
         line([55 75],[65 65],'Color',[16,1,1]/255,'Linewidth',4); % L EYE
         patch(x_coolR,y_coolR,[16,1,1]/255,'edgecolor',[16,1,1]/255); % cool R eye
         patch(x_coolL,y_coolL,[16,1,1]/255,'edgecolor',[16,1,1]/255); % cool L eye
         line([35 65],[25 27],'Color',[16,1,1]/255,'Linewidth',4); % mouth1
         line([65 75],[27 37],'Color',[16,1,1]/255,'Linewidth',4); % mouth2
     end
   
end

%%%%%%%%%%%%%%%%%%%%%%%%%%%%%%%%%%%%%%%%%%%%%%%%%%%%
function movePaddle %fourth function, compute paddle position based on user input. 
%%%%%%%%%%%%%%%%%%%%%%%%%%%%%%%%%%%%%%%%%%%%%%%%%%%%
global PADDLE_VX 
global PADDLE_WIDTH DT
global paddle_x_left paddle_x_right
global WALL_X_MIN WALL_X_MAX

paddle_x_left = paddle_x_left + PADDLE_VX*DT;
paddle_x_right = paddle_x_left + PADDLE_WIDTH; 
if (paddle_x_left<=WALL_X_MIN)
        PADDLE_VX=0;
        paddle_x_left=WALL_X_MIN;  %THESE TWO LINES GET IT TO STOP AT LEFT WALL
else if (paddle_x_right>=WALL_X_MAX)
        PADDLE_VX=0;
        paddle_x_right=WALL_X_MAX;
        paddle_x_left=80; %THIS IS ESSENTIAL TO GET IT TO STOP AT RIGHT WALL
        %IF WANT IT TO SHOOT OUT OTHER SIDE, CHANGE # TO 0
    end
end

%%%%%%%% Basic pong edit #2: %%%%%%%%%%%%
% Write code to move the paddle here. Your code will include logic to get
% the paddle to detect the left and right wall and to avoid it from
% penetrating either walls. 
%%%%%%%%%%%%%%%%%%%%%%%%%%%%%%%%%%%%%%%%%

%%%%%%%%%%%%%%%%%%%%%%%%%%%%%%%%%%%%%%%%%%%%%%%%%%%%
function refreshPlot %fifth function, refresh plot based on moveBall and movePaddle
%%%%%%%%%%%%%%%%%%%%%%%%%%%%%%%%%%%%%%%%%%%%%%%%%%%%
global ball_x ball_y
global ball_anim paddle_anim
global paddle_x_left paddle_x_right paddle_y
global DELAY

set(ball_anim, 'XData', ball_x, 'YData', ball_y);
set(paddle_anim, 'Xdata',[paddle_x_left paddle_x_right], 'YData', [paddle_y paddle_y]);
drawnow;
pause(DELAY);   


%%%%%%%%%%%%%%%%%%%%%%%%%%%%%%%%%%%%%%%%%%%%%%%%%%%%
function keyDown(src,event) %called from initFigure to take key press to move the paddle
%%%%%%%%%%%%%%%%%%%%%%%%%%%%%%%%%%%%%%%%%%%%%%%%%%%%
global PADDLE_VX PADDLE_SPEED game_over

switch event.Key
  case 'rightarrow'
    PADDLE_VX = PADDLE_SPEED;
  case 'leftarrow'
    PADDLE_VX = -PADDLE_SPEED;
  case 'q'
    game_over=1; %q key ends game
    close(1);
  case 'space' %space bar restarts game
    close all
    initData  %first function, initialize the data variables
    initFigure
    while ~game_over %runs till game_over = 1
    moveBall; %third function, compute ball movement including collision detection
    movePaddle; %fourth function, compute paddle position based on user input. 
    refreshPlot;
    end
  otherwise
    PADDLE_VX = 0;
end
